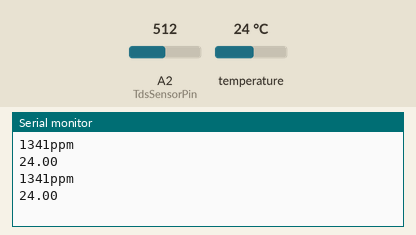
Recording of a sketch running on a simulated Arduino Uno, built with avr-gcc and run on an emulated ATmega328P. Parts: the last lines printed to the serial monitor. The test bench sets the inputs (shaded band); at power-on: temperature 24 °C, A2 (TdsSensorPin) = 512.

Above: at 3.3 s.
3.4 s: temperature set to 12 °C
At 5.3 s:
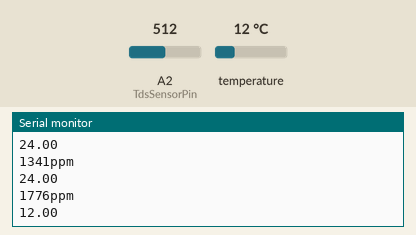
5.9 s: A2 (TdsSensorPin) set to 716
At 7.2 s:
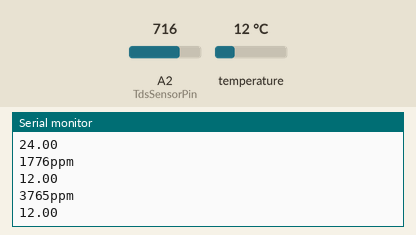
8.4 s: temperature set to 19 °C
At 10.0 s:
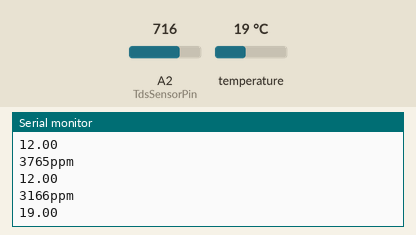
10.9 s: A2 (TdsSensorPin) set to 900
At 11.9 s:
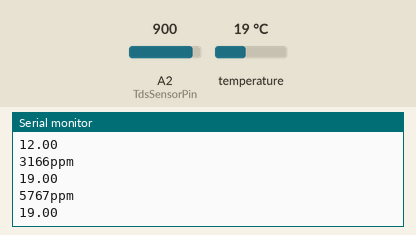
Timing chart, 0 to 13.9 s (numbered marks = the images above; inputs shaded):
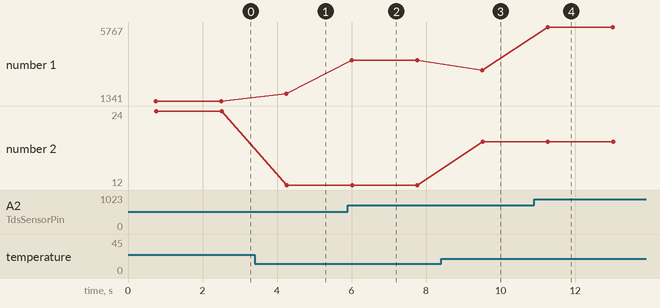

The sketch:

GC_TDS_Example_With_Temp_Compensation.ino
```cpp
// (licence header left out)
 /***********Notice and Trouble shooting***************
 1. This code is tested on Arduino Uno with Arduino IDE 1.0.5 r2 and 1.8.2.
 2. Calibration CMD:
     enter -> enter the calibration mode
     cal:tds value -> calibrate with the known tds value(25^c). e.g.cal:707
     exit -> save the parameters and exit the calibration mode
 ****************************************************/

#include <DS18B20.h>
DS18B20 ds(2);

#include <EEPROM.h>
#include "GravityTDS.h"

#define TdsSensorPin A2
GravityTDS gravityTds;

float temperature = 25,tdsValue = 0;

void setup()
{
    Serial.begin(9600);
    gravityTds.setPin(TdsSensorPin);
    gravityTds.setAref(5.0);  //reference voltage on ADC, default 5.0V on Arduino UNO
    gravityTds.setAdcRange(1024);  //1024 for 10bit ADC;4096 for 12bit ADC
    gravityTds.begin();  //initialization
}

void loop()
{
    temperature = ds.getTempC();
    gravityTds.setTemperature(temperature);  // set the temperature and execute temperature compensation
    gravityTds.update();  //sample and calculate
    tdsValue = gravityTds.getTdsValue();  // then get the value
    Serial.print(tdsValue,0);
    Serial.println("ppm");
    Serial.println(temperature);
    delay(1000);
}
```

Measured:
- after the input at 3.4 s, the serial monitor: prints a new line after 0.85 s (image 1)
- after the input at 5.9 s, the serial monitor: prints a new line after 0.10 s (image 2)
- after the input at 8.4 s, the serial monitor: prints a new line after 1.1 s (image 3)
- after the input at 10.9 s, the serial monitor: prints a new line after 0.36 s (image 4)
- plotted number 1: 1341 → 1776 after the input at 3.4 s, 1776 → 3765 after the input at 5.9 s, 3765 → 3166 after the input at 8.4 s, 3166 → 5767 after the input at 10.9 s
- plotted number 2: 24 → 12 after the input at 3.4 s, 12 → 19 after the input at 8.4 s
